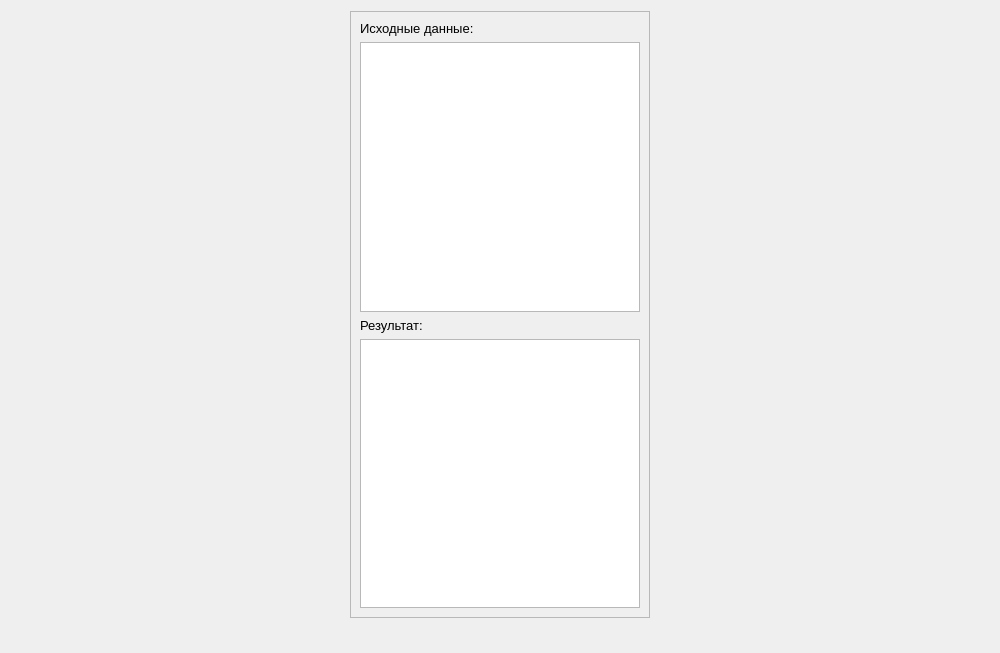
<?xml version="1.0" encoding="UTF-8"?>
<ui version="4.0">
 <class>Form</class>
 <widget class="QWidget" name="Form">
  <property name="geometry">
   <rect>
    <x>0</x>
    <y>0</y>
    <width>1000</width>
    <height>653</height>
   </rect>
  </property>
  <property name="maximumSize">
   <size>
    <width>1000</width>
    <height>700</height>
   </size>
  </property>
  <property name="windowTitle">
   <string>Form</string>
  </property>
  <layout class="QGridLayout" name="gridLayout_3">
   <item row="0" column="0">
    <widget class="QFrame" name="frame">
     <property name="maximumSize">
      <size>
       <width>300</width>
       <height>800</height>
      </size>
     </property>
     <property name="frameShape">
      <enum>QFrame::StyledPanel</enum>
     </property>
     <property name="frameShadow">
      <enum>QFrame::Raised</enum>
     </property>
     <layout class="QGridLayout" name="gridLayout">
      <item row="0" column="0">
       <layout class="QVBoxLayout" name="verticalLayout">
        <item>
         <widget class="QLabel" name="label_2">
          <property name="font">
           <font>
            <pointsize>10</pointsize>
           </font>
          </property>
          <property name="text">
           <string>Исходные данные:</string>
          </property>
         </widget>
        </item>
        <item>
         <widget class="QTextBrowser" name="initTextBrowser">
          <property name="font">
           <font>
            <pointsize>10</pointsize>
           </font>
          </property>
         </widget>
        </item>
        <item>
         <widget class="QLabel" name="label">
          <property name="font">
           <font>
            <pointsize>10</pointsize>
           </font>
          </property>
          <property name="text">
           <string>Результат:</string>
          </property>
         </widget>
        </item>
        <item>
         <widget class="QTextBrowser" name="resultTextBrowser">
          <property name="font">
           <font>
            <pointsize>10</pointsize>
           </font>
          </property>
         </widget>
        </item>
       </layout>
      </item>
     </layout>
    </widget>
   </item>
   <item row="0" column="1">
    <layout class="QGridLayout" name="mainLayout"/>
   </item>
   <item row="1" column="0">
    <widget class="QWidget" name="widget" native="true">
     <layout class="QGridLayout" name="gridLayout_2"/>
    </widget>
   </item>
  </layout>
 </widget>
 <resources/>
 <connections/>
</ui>
